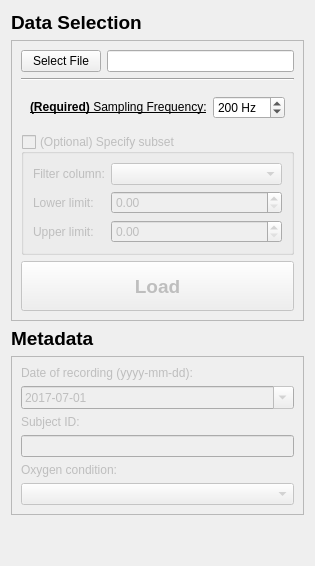
       <widget class="QWidget" name="sidebar_page_data">
        <layout class="QGridLayout" name="gridLayout">
         <item row="0" column="0">
          <widget class="QLabel" name="label_4">
           <property name="font">
            <font>
             <pointsize>14</pointsize>
             <bold>true</bold>
            </font>
           </property>
           <property name="text">
            <string>Data Selection</string>
           </property>
          </widget>
         </item>
         <item row="4" column="0">
          <spacer name="verticalSpacer_2">
           <property name="orientation">
            <enum>Qt::Vertical</enum>
           </property>
           <property name="sizeHint" stdset="0">
            <size>
             <width>20</width>
             <height>40</height>
            </size>
           </property>
          </spacer>
         </item>
         <item row="3" column="0">
          <widget class="QFrame" name="container_file_info">
           <property name="enabled">
            <bool>false</bool>
           </property>
           <property name="sizePolicy">
            <sizepolicy hsizetype="Preferred" vsizetype="Maximum">
             <horstretch>0</horstretch>
             <verstretch>0</verstretch>
            </sizepolicy>
           </property>
           <property name="frameShape">
            <enum>QFrame::StyledPanel</enum>
           </property>
           <layout class="QFormLayout" name="formLayout_4">
            <property name="rowWrapPolicy">
             <enum>QFormLayout::WrapAllRows</enum>
            </property>
            <item row="0" column="0">
             <widget class="QLabel" name="label_13">
              <property name="font">
               <font>
                <pointsize>9</pointsize>
                <bold>false</bold>
               </font>
              </property>
              <property name="text">
               <string>Date of recording (yyyy-mm-dd):</string>
              </property>
              <property name="buddy">
               <cstring>date_edit_file_info</cstring>
              </property>
             </widget>
            </item>
            <item row="0" column="1">
             <widget class="QDateEdit" name="date_edit_file_info">
              <property name="font">
               <font>
                <pointsize>9</pointsize>
                <bold>false</bold>
               </font>
              </property>
              <property name="wrapping">
               <bool>false</bool>
              </property>
              <property name="buttonSymbols">
               <enum>QAbstractSpinBox::UpDownArrows</enum>
              </property>
              <property name="time">
               <time>
                <hour>1</hour>
                <minute>0</minute>
                <second>0</second>
               </time>
              </property>
              <property name="minimumDateTime">
               <datetime>
                <hour>1</hour>
                <minute>0</minute>
                <second>0</second>
                <year>1970</year>
                <month>1</month>
                <day>1</day>
               </datetime>
              </property>
              <property name="minimumDate">
               <date>
                <year>1970</year>
                <month>1</month>
                <day>1</day>
               </date>
              </property>
              <property name="displayFormat">
               <string>yyyy-MM-dd</string>
              </property>
              <property name="calendarPopup">
               <bool>true</bool>
              </property>
              <property name="timeSpec">
               <enum>Qt::LocalTime</enum>
              </property>
              <property name="date">
               <date>
                <year>2017</year>
                <month>7</month>
                <day>1</day>
               </date>
              </property>
             </widget>
            </item>
            <item row="1" column="0">
             <widget class="QLabel" name="label_14">
              <property name="font">
               <font>
                <pointsize>9</pointsize>
                <bold>false</bold>
               </font>
              </property>
              <property name="text">
               <string>Subject ID:</string>
              </property>
              <property name="buddy">
               <cstring>line_edit_subject_id</cstring>
              </property>
             </widget>
            </item>
            <item row="1" column="1">
             <widget class="QLineEdit" name="line_edit_subject_id">
              <property name="font">
               <font>
                <pointsize>9</pointsize>
                <bold>false</bold>
               </font>
              </property>
              <property name="clearButtonEnabled">
               <bool>true</bool>
              </property>
             </widget>
            </item>
            <item row="2" column="0">
             <widget class="QLabel" name="label_15">
              <property name="font">
               <font>
                <pointsize>9</pointsize>
                <bold>false</bold>
               </font>
              </property>
              <property name="text">
               <string>Oxygen condition:</string>
              </property>
              <property name="buddy">
               <cstring>combo_box_oxygen_condition</cstring>
              </property>
             </widget>
            </item>
            <item row="2" column="1">
             <widget class="ComboBox" name="combo_box_oxygen_condition">
              <property name="font">
               <font>
                <pointsize>9</pointsize>
                <bold>false</bold>
               </font>
              </property>
             </widget>
            </item>
           </layout>
          </widget>
         </item>
         <item row="1" column="0">
          <widget class="QFrame" name="container_data_selection">
           <property name="font">
            <font>
             <pointsize>14</pointsize>
             <bold>true</bold>
            </font>
           </property>
           <property name="frameShape">
            <enum>QFrame::StyledPanel</enum>
           </property>
           <layout class="QGridLayout" name="gridLayout_15">
            <property name="topMargin">
             <number>9</number>
            </property>
            <item row="0" column="0">
             <widget class="QPushButton" name="btn_select_file">
              <property name="sizePolicy">
               <sizepolicy hsizetype="Preferred" vsizetype="Fixed">
                <horstretch>0</horstretch>
                <verstretch>0</verstretch>
               </sizepolicy>
              </property>
              <property name="font">
               <font>
                <pointsize>9</pointsize>
                <bold>false</bold>
               </font>
              </property>
              <property name="text">
               <string>Select File</string>
              </property>
             </widget>
            </item>
            <item row="1" column="0" colspan="2">
             <widget class="Line" name="line">
              <property name="orientation">
               <enum>Qt::Horizontal</enum>
              </property>
             </widget>
            </item>
            <item row="2" column="0" colspan="2">
             <widget class="QWidget" name="container_fs" native="true">
              <property name="sizePolicy">
               <sizepolicy hsizetype="Preferred" vsizetype="Preferred">
                <horstretch>0</horstretch>
                <verstretch>0</verstretch>
               </sizepolicy>
              </property>
              <property name="minimumSize">
               <size>
                <width>0</width>
                <height>0</height>
               </size>
              </property>
              <layout class="QFormLayout" name="formLayout_2">
               <item row="0" column="0">
                <widget class="QLabel" name="label_17">
                 <property name="font">
                  <font>
                   <pointsize>9</pointsize>
                   <bold>false</bold>
                  </font>
                 </property>
                 <property name="text">
                  <string>&lt;!DOCTYPE HTML PUBLIC &quot;-//W3C//DTD HTML 4.0//EN&quot; &quot;http://www.w3.org/TR/REC-html40/strict.dtd&quot;&gt;
&lt;html&gt;&lt;head&gt;&lt;meta name=&quot;qrichtext&quot; content=&quot;1&quot; /&gt;&lt;meta charset=&quot;utf-8&quot; /&gt;&lt;style type=&quot;text/css&quot;&gt;
p, li { white-space: pre-wrap; }
hr { height: 1px; border-width: 0; }
li.unchecked::marker { content: &quot;\2610&quot;; }
li.checked::marker { content: &quot;\2612&quot;; }
&lt;/style&gt;&lt;/head&gt;&lt;body style=&quot; font-family:'Segoe UI'; font-size:9pt; font-weight:400; font-style:normal;&quot;&gt;
&lt;p style=&quot; margin-top:12px; margin-bottom:1px; margin-left:0px; margin-right:0px; -qt-block-indent:0; text-indent:0px;&quot;&gt;&lt;span style=&quot; font-weight:700; text-decoration: underline;&quot;&gt;(Required) &lt;/span&gt;&lt;span style=&quot; text-decoration: underline;&quot;&gt;Sampling Frequency:&lt;/span&gt;&lt;/p&gt;&lt;/body&gt;&lt;/html&gt;</string>
                 </property>
                 <property name="buddy">
                  <cstring>spin_box_fs</cstring>
                 </property>
                </widget>
               </item>
               <item row="0" column="1">
                <widget class="QSpinBox" name="spin_box_fs">
                 <property name="sizePolicy">
                  <sizepolicy hsizetype="Preferred" vsizetype="Fixed">
                   <horstretch>0</horstretch>
                   <verstretch>0</verstretch>
                  </sizepolicy>
                 </property>
                 <property name="font">
                  <font>
                   <pointsize>9</pointsize>
                   <bold>false</bold>
                  </font>
                 </property>
                 <property name="toolTip">
                  <string>Frequency with which the data was recorded in Hz (samples per second) </string>
                 </property>
                 <property name="wrapping">
                  <bool>false</bool>
                 </property>
                 <property name="alignment">
                  <set>Qt::AlignLeading|Qt::AlignLeft|Qt::AlignVCenter</set>
                 </property>
                 <property name="accelerated">
                  <bool>true</bool>
                 </property>
                 <property name="suffix">
                  <string> Hz</string>
                 </property>
                 <property name="maximum">
                  <number>2000</number>
                 </property>
                 <property name="stepType">
                  <enum>QAbstractSpinBox::AdaptiveDecimalStepType</enum>
                 </property>
                 <property name="value">
                  <number>200</number>
                 </property>
                </widget>
               </item>
              </layout>
             </widget>
            </item>
            <item row="0" column="1">
             <widget class="QLineEdit" name="line_edit_active_file">
              <property name="font">
               <font>
                <pointsize>9</pointsize>
                <bold>false</bold>
               </font>
              </property>
              <property name="readOnly">
               <bool>true</bool>
              </property>
             </widget>
            </item>
            <item row="8" column="0" colspan="2">
             <widget class="QPushButton" name="btn_load_selection">
              <property name="enabled">
               <bool>false</bool>
              </property>
              <property name="sizePolicy">
               <sizepolicy hsizetype="Preferred" vsizetype="Maximum">
                <horstretch>0</horstretch>
                <verstretch>0</verstretch>
               </sizepolicy>
              </property>
              <property name="minimumSize">
               <size>
                <width>0</width>
                <height>50</height>
               </size>
              </property>
              <property name="font">
               <font>
                <pointsize>14</pointsize>
                <bold>true</bold>
               </font>
              </property>
              <property name="layoutDirection">
               <enum>Qt::RightToLeft</enum>
              </property>
              <property name="text">
               <string>Load</string>
              </property>
             </widget>
            </item>
            <item row="5" column="0" colspan="2">
             <widget class="QGroupBox" name="group_box_subset_params">
              <property name="enabled">
               <bool>false</bool>
              </property>
              <property name="sizePolicy">
               <sizepolicy hsizetype="Preferred" vsizetype="Maximum">
                <horstretch>0</horstretch>
                <verstretch>0</verstretch>
               </sizepolicy>
              </property>
              <property name="font">
               <font>
                <pointsize>9</pointsize>
                <bold>false</bold>
               </font>
              </property>
              <property name="title">
               <string>(Optional) Specify subset</string>
              </property>
              <property name="flat">
               <bool>true</bool>
              </property>
              <property name="checkable">
               <bool>true</bool>
              </property>
              <property name="checked">
               <bool>false</bool>
              </property>
              <layout class="QFormLayout" name="formLayout">
               <item row="0" column="0">
                <widget class="QLabel" name="label_filter_column">
                 <property name="text">
                  <string>Filter column:</string>
                 </property>
                 <property name="buddy">
                  <cstring>combo_box_filter_column</cstring>
                 </property>
                </widget>
               </item>
               <item row="0" column="1">
                <widget class="QComboBox" name="combo_box_filter_column">
                 <property name="sizePolicy">
                  <sizepolicy hsizetype="Preferred" vsizetype="Fixed">
                   <horstretch>0</horstretch>
                   <verstretch>0</verstretch>
                  </sizepolicy>
                 </property>
                 <property name="maxCount">
                  <number>20</number>
                 </property>
                </widget>
               </item>
               <item row="1" column="0">
                <widget class="QLabel" name="label_subset_min">
                 <property name="text">
                  <string>Lower limit:</string>
                 </property>
                 <property name="buddy">
                  <cstring>dbl_spin_box_subset_min</cstring>
                 </property>
                </widget>
               </item>
               <item row="1" column="1">
                <widget class="QDoubleSpinBox" name="dbl_spin_box_subset_min">
                 <property name="sizePolicy">
                  <sizepolicy hsizetype="Preferred" vsizetype="Fixed">
                   <horstretch>0</horstretch>
                   <verstretch>0</verstretch>
                  </sizepolicy>
                 </property>
                 <property name="frame">
                  <bool>true</bool>
                 </property>
                 <property name="correctionMode">
                  <enum>QAbstractSpinBox::CorrectToNearestValue</enum>
                 </property>
                </widget>
               </item>
               <item row="2" column="0">
                <widget class="QLabel" name="label_subset_max">
                 <property name="text">
                  <string>Upper limit:</string>
                 </property>
                 <property name="buddy">
                  <cstring>dbl_spin_box_subset_max</cstring>
                 </property>
                </widget>
               </item>
               <item row="2" column="1">
                <widget class="QDoubleSpinBox" name="dbl_spin_box_subset_max">
                 <property name="sizePolicy">
                  <sizepolicy hsizetype="Preferred" vsizetype="Fixed">
                   <horstretch>0</horstretch>
                   <verstretch>0</verstretch>
                  </sizepolicy>
                 </property>
                </widget>
               </item>
              </layout>
             </widget>
            </item>
           </layout>
          </widget>
         </item>
         <item row="2" column="0">
          <widget class="QLabel" name="label_3">
           <property name="font">
            <font>
             <pointsize>14</pointsize>
             <bold>true</bold>
            </font>
           </property>
           <property name="text">
            <string>Metadata</string>
           </property>
           <property name="alignment">
            <set>Qt::AlignLeading|Qt::AlignLeft|Qt::AlignVCenter</set>
           </property>
          </widget>
         </item>
        </layout>
       </widget>
